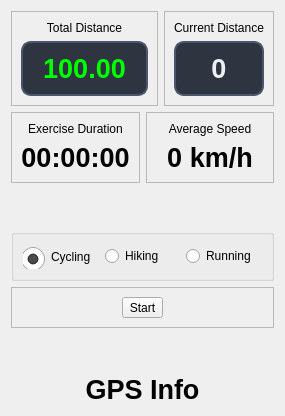
         <widget class="QWidget" name="tab_Gps">
          <attribute name="title">
           <string>GPS</string>
          </attribute>
          <layout class="QVBoxLayout" name="verticalLayout_46">
           <item>
            <layout class="QHBoxLayout" name="horizontalLayout_17">
             <item>
              <widget class="QFrame" name="frame">
               <property name="frameShape">
                <enum>QFrame::StyledPanel</enum>
               </property>
               <property name="frameShadow">
                <enum>QFrame::Raised</enum>
               </property>
               <layout class="QVBoxLayout" name="verticalLayout_41">
                <item>
                 <widget class="QLabel" name="lblTitle1">
                  <property name="text">
                   <string>Total Distance</string>
                  </property>
                  <property name="alignment">
                   <set>Qt::AlignCenter</set>
                  </property>
                 </widget>
                </item>
                <item>
                 <widget class="QLabel" name="lblTotalDistance">
                  <property name="font">
                   <font>
                    <family>Segoe UI</family>
                    <pointsize>20</pointsize>
                    <bold>true</bold>
                    <strikeout>false</strikeout>
                   </font>
                  </property>
                  <property name="styleSheet">
                   <string notr="true">QLabel {
    /* 背景颜色 */
    background-color: #2E3440; /* 深色背景 */
    
    /* 文字颜色 */
    color: #00FF00;
    
    /* 字体设置 */
    font-family: 'Segoe UI', sans-serif;  /* 现代字体 */
    font-weight: bold;   /* 加粗 */
    
    /* 边框设置 */
    border: 2px solid #4C566A; /* 浅色边框 */
    border-radius: 10px; /* 圆角 */
    
    /* 内边距 */
    padding: 10px 20px; /* 上下左右的内边距 */
    
    /* 文字对齐 */
    text-align: center; /* 文字居中 */
	    
    /* 阴影效果 */
    /* box-shadow: 3px 3px 5px rgba(0, 0, 0, 0.2); */ /* 轻微的阴影 */
}</string>
                  </property>
                  <property name="text">
                   <string>100.00</string>
                  </property>
                  <property name="alignment">
                   <set>Qt::AlignCenter</set>
                  </property>
                 </widget>
                </item>
               </layout>
              </widget>
             </item>
             <item>
              <widget class="QFrame" name="frame_2">
               <property name="frameShape">
                <enum>QFrame::StyledPanel</enum>
               </property>
               <property name="frameShadow">
                <enum>QFrame::Raised</enum>
               </property>
               <layout class="QVBoxLayout" name="verticalLayout_43">
                <item>
                 <widget class="QLabel" name="lblTitle2">
                  <property name="text">
                   <string>Current Distance</string>
                  </property>
                  <property name="alignment">
                   <set>Qt::AlignCenter</set>
                  </property>
                 </widget>
                </item>
                <item>
                 <widget class="QLabel" name="lblCurrentDistance">
                  <property name="font">
                   <font>
                    <family>Segoe UI</family>
                    <pointsize>20</pointsize>
                    <bold>true</bold>
                    <strikeout>false</strikeout>
                   </font>
                  </property>
                  <property name="styleSheet">
                   <string notr="true">QLabel {
    /* 背景颜色 */
    background-color: #2E3440; /* 深色背景 */
    
    /* 文字颜色 */
    color: #ECEFF4; /* 浅色文字 */
    
    /* 字体设置 */
    font-family: 'Segoe UI', sans-serif;  /* 现代字体 */
    font-weight: bold;   /* 加粗 */
    
    /* 边框设置 */
    border: 2px solid #4C566A; /* 浅色边框 */
    border-radius: 10px; /* 圆角 */
    
    /* 内边距 */
    padding: 10px 20px; /* 上下左右的内边距 */
    
    /* 文字对齐 */
    text-align: center; /* 文字居中 */
	    
    /* 阴影效果 */
    /* box-shadow: 3px 3px 5px rgba(0, 0, 0, 0.2); */ /* 轻微的阴影 */
}</string>
                  </property>
                  <property name="text">
                   <string>0</string>
                  </property>
                  <property name="alignment">
                   <set>Qt::AlignCenter</set>
                  </property>
                 </widget>
                </item>
               </layout>
              </widget>
             </item>
            </layout>
           </item>
           <item>
            <layout class="QHBoxLayout" name="horizontalLayout_18">
             <item>
              <widget class="QFrame" name="frame_3">
               <property name="frameShape">
                <enum>QFrame::StyledPanel</enum>
               </property>
               <property name="frameShadow">
                <enum>QFrame::Raised</enum>
               </property>
               <layout class="QVBoxLayout" name="verticalLayout_44">
                <item>
                 <widget class="QLabel" name="lblTitle3">
                  <property name="text">
                   <string>Exercise Duration</string>
                  </property>
                  <property name="alignment">
                   <set>Qt::AlignCenter</set>
                  </property>
                 </widget>
                </item>
                <item>
                 <widget class="QLabel" name="lblRunTime">
                  <property name="font">
                   <font>
                    <pointsize>20</pointsize>
                    <bold>true</bold>
                    <strikeout>false</strikeout>
                   </font>
                  </property>
                  <property name="styleSheet">
                   <string notr="true"/>
                  </property>
                  <property name="text">
                   <string>00:00:00</string>
                  </property>
                  <property name="alignment">
                   <set>Qt::AlignCenter</set>
                  </property>
                 </widget>
                </item>
               </layout>
              </widget>
             </item>
             <item>
              <widget class="QFrame" name="frame_4">
               <property name="frameShape">
                <enum>QFrame::StyledPanel</enum>
               </property>
               <property name="frameShadow">
                <enum>QFrame::Raised</enum>
               </property>
               <layout class="QVBoxLayout" name="verticalLayout_45">
                <item>
                 <widget class="QLabel" name="lblTitle4">
                  <property name="text">
                   <string>Average Speed</string>
                  </property>
                  <property name="alignment">
                   <set>Qt::AlignCenter</set>
                  </property>
                 </widget>
                </item>
                <item>
                 <widget class="QLabel" name="lblAverageSpeed">
                  <property name="font">
                   <font>
                    <pointsize>20</pointsize>
                    <bold>true</bold>
                    <strikeout>false</strikeout>
                   </font>
                  </property>
                  <property name="text">
                   <string>0 km/h</string>
                  </property>
                  <property name="alignment">
                   <set>Qt::AlignCenter</set>
                  </property>
                 </widget>
                </item>
               </layout>
              </widget>
             </item>
            </layout>
           </item>
           <item>
            <spacer name="verticalSpacer">
             <property name="orientation">
              <enum>Qt::Vertical</enum>
             </property>
             <property name="sizeHint" stdset="0">
              <size>
               <width>20</width>
               <height>40</height>
              </size>
             </property>
            </spacer>
           </item>
           <item>
            <widget class="QGroupBox" name="groupBox">
             <property name="title">
              <string/>
             </property>
             <layout class="QHBoxLayout" name="horizontalLayout_16">
              <item>
               <widget class="QRadioButton" name="rbCycling">
                <property name="styleSheet">
                 <string notr="true">QRadioButton::indicator {
    width: 25px;
    height: 25px;
    /*image: url(:/src/sel.png);*/
    
    position: relative;
    left: 0px;
    right: 3px;
    top: 2px;
    bottom:4px;
}

QRadioButton::indicator:unchecked {
    image: url(:/res/nosel.png);
}

QRadioButton::indicator:checked {
    image: url(:/res/sel.png);
}


</string>
                </property>
                <property name="text">
                 <string>Cycling</string>
                </property>
                <property name="checked">
                 <bool>true</bool>
                </property>
               </widget>
              </item>
              <item>
               <widget class="QRadioButton" name="rbHiking">
                <property name="styleSheet">
                 <string notr="true"/>
                </property>
                <property name="text">
                 <string>Hiking</string>
                </property>
               </widget>
              </item>
              <item>
               <widget class="QRadioButton" name="rbRunning">
                <property name="styleSheet">
                 <string notr="true"/>
                </property>
                <property name="text">
                 <string>Running</string>
                </property>
               </widget>
              </item>
             </layout>
            </widget>
           </item>
           <item>
            <widget class="QFrame" name="frame_btnGps">
             <property name="minimumSize">
              <size>
               <width>0</width>
               <height>40</height>
              </size>
             </property>
             <property name="frameShape">
              <enum>QFrame::StyledPanel</enum>
             </property>
             <property name="frameShadow">
              <enum>QFrame::Raised</enum>
             </property>
             <layout class="QHBoxLayout" name="horizontalLayout_20">
              <item>
               <widget class="QToolButton" name="btnGPS">
                <property name="sizePolicy">
                 <sizepolicy hsizetype="Fixed" vsizetype="Fixed">
                  <horstretch>0</horstretch>
                  <verstretch>0</verstretch>
                 </sizepolicy>
                </property>
                <property name="text">
                 <string>Start</string>
                </property>
               </widget>
              </item>
             </layout>
            </widget>
           </item>
           <item>
            <spacer name="verticalSpacer_5">
             <property name="orientation">
              <enum>Qt::Vertical</enum>
             </property>
             <property name="sizeHint" stdset="0">
              <size>
               <width>20</width>
               <height>40</height>
              </size>
             </property>
            </spacer>
           </item>
           <item>
            <widget class="QLabel" name="lblGpsInfo">
             <property name="font">
              <font>
               <pointsize>20</pointsize>
               <bold>true</bold>
              </font>
             </property>
             <property name="text">
              <string>GPS Info</string>
             </property>
             <property name="alignment">
              <set>Qt::AlignCenter</set>
             </property>
            </widget>
           </item>
          </layout>
         </widget>
